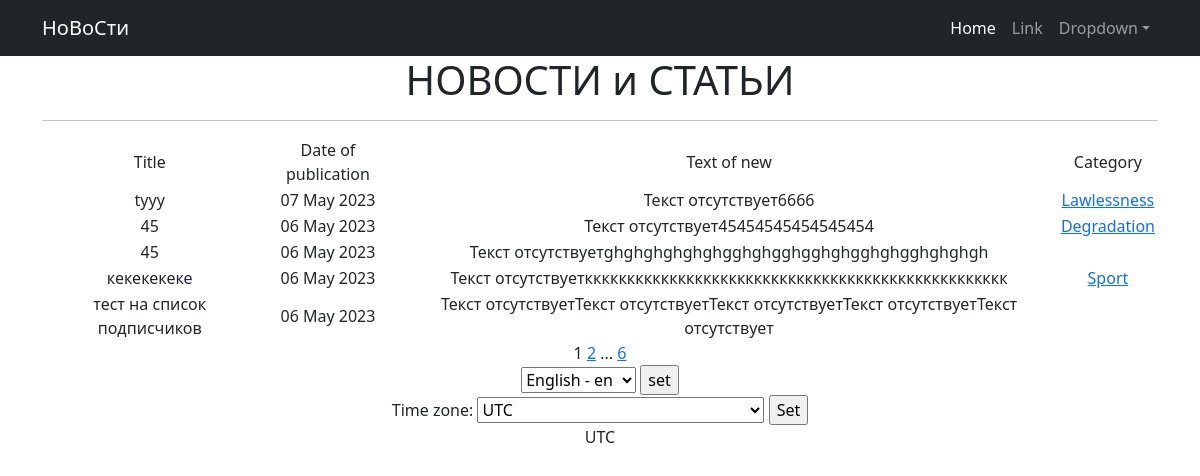
/post/, run on an earlier commit of the app's database.
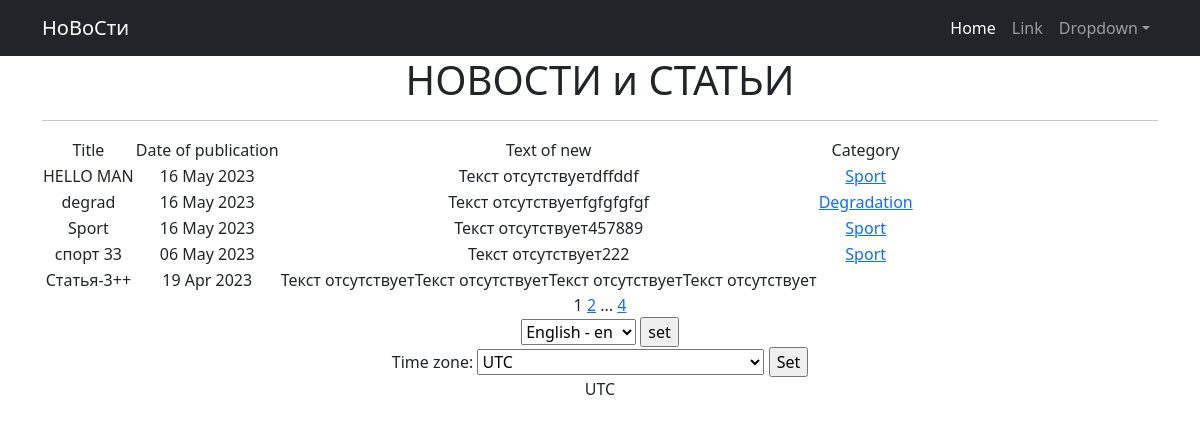
And on a later commit of the database.
### news_app/models.py (models this page shows, shortened)
class Post(models.Model):
    NEWS = 'NW'
    ARTICLE = 'AR'
    N_or_A = [(NEWS, 'Новость'), (ARTICLE, 'Статья')]
    title = models.CharField(max_length=128)
    author = models.ForeignKey('Author', on_delete=models.CASCADE)
    news_or_article = models.CharField(max_length=2, choices=N_or_A, default=NEWS)
    date_in = models.DateTimeField(auto_now_add=True)
    post_category = models.ManyToManyField(Category, through='PostCategory')
    text = models.TextField(default="Текст отсутствует")
    post_rating = models.SmallIntegerField(default=0)
    class Meta: # меняем в админке названия моделей на удобоваримый
        verbose_name = 'Пост'
        verbose_name_plural = 'Пост-ы'

class Category(models.Model):
    name_category = models.CharField(max_length=64, help_text=_('category name'), unique=True)
    subscribers = models.ManyToManyField(User, blank=True, null=True, related_name='categories') # делаем подписку
    def __str__(self): # теперь в БД во вкладке http://127.0.0.1:8000/admin/news_app/post/ названия категорий на понятном языке
        return self.name_category
    class Meta: # меняем в админке названия моделей на удобоваримый ru
        verbose_name = 'Категория'
        verbose_name_plural = 'Категории'

### news_app/views.py (the view, shortened to what this page needs)
# urls.py: path('', (NewsList.as_view()), name='news_list'),
class NewsList(ListView):
    model = Post
    ordering = '-date_in'
    template_name = 'news.html'
    context_object_name = 'news' #имя которое мы используем в шаблоне
    paginate_by = 5
    def get_context_data(self, **kwargs):
        context = super().get_context_data(**kwargs)
        context['curent_time'] = timezone.now()
        context['timezones'] = pytz.common_timezones # добавляем в контекст все доступные часовые пояса
        return context

### news_app/templatetags/custom_filters.py (called while the page is built)
@register.filter()
def censor(text):
    text_list = text.split()
    censored_text_list = []
    for word in text_list:
        clean_word = ''.join(s for s in word if s not in string.punctuation)
        if clean_word.lower() in bad_words:
            censored_word = clean_word[0] + (len(clean_word) - 2) * '*' + clean_word[-1]
            censored_text_list.append(word.replace(clean_word, censored_word))
        else:
            censored_text_list.append(word)
    return ' '.join(censored_text_list)

### news_app/templatetags/custom_tags.py (called while the page is built)
@register.simple_tag(takes_context=True)
def url_replace(context, **kwargs):
    d = context['request'].GET.copy() #позволяет скопировать все параметры текущего запроса.
    for k, v in kwargs.items():      #просто устанавливаем новые значения, которые нам передали при использовании тега
        d[k] = v
    return d.urlencode()

### templates/news.html (shortened to what this page needs)
<!DOCTYPE html>
{% extends 'flatpages/default.html' %}
{% load custom_filters %}
{% load custom_tags %}
{% load i18n %}
{% load tz %}
{% block content %}
   <h1>НОВОСТИ и СТАТЬИ</h1>
   <hr>
   {% if news %}
       <table>
           <tr>
               <td>{% trans 'Title' %}</td>
               <td>{% trans 'Date of publication' %}</td>
               <td>{% trans 'Text of new' %}</td>
               <td>{% trans 'Category' %}</td>
           </tr>
           {% for p in news %}
           <tr>
               <td>{{ p.title|censor }}</td>
               <td>{{ p.date_in|date:'d M Y' }}</td>
               <td>{{ p.text|censor|truncatechars:100 }}</td>
               <td>
                   {% for categ in p.post_category.all %}
                       <a href="{% url 'category_list' categ.id %}">{{ categ }}</a>
                   {% endfor %}
               </td>
               <td>
               </td>
           </tr>
           {% endfor %}
       </table>
   {% else %}
       <h2>Новостей нет!</h2>
   {% endif %}
   {{ page_obj.number }}
   {% if page_obj.has_next %}
       <a href="?{% url_replace page=page_obj.next_page_number %}">{{ page_obj.next_page_number }}</a>
       {% if paginator.num_pages != page_obj.next_page_number %}
           ...
           <a href="?{% url_replace page=page_obj.paginator.num_pages %}">{{ page_obj.paginator.num_pages }}</a>
       {% endif %}
   {% endif %}
    <form action="{% url 'set_language' %}" method="POST"> {% csrf_token %}
        {% get_current_language as LANGUAGE_CODE %}
        <select name="language" id="">
            {% get_available_languages as LANGUAGES %}
            {% get_language_info_list for LANGUAGES as languages %}
            {% for language in languages %}
                <option value="{{ language.code }}" {% if language.code == LANGUAGE_CODE %} selected {% endif %}>
                    {{ language.name_local }} - {{ language.code }}
                </option>
            {% endfor %}
        </select>
        <input type="submit" value="set">
    </form>
    {% get_current_timezone as TIME_ZONE %}
    <form action="" method="POST">
        <label for="timezone">Time zone:</label>
        <select name="timezone">
        {% for tz in timezones %}
            <option value="{{ tz }}"{% if tz == TIME_ZONE %} selected{% endif %}>{{ tz }}</option>
        {% endfor %}
        </select>
        <input type="submit" value="Set">
    </form>
    {{ TIME_ZONE }}
{% endblock content %}

What changed in the data, as far as the page shows it:
removed Post: title|censor "tyyy", date_in "07 May 2023", text|censor "Текст отсутствует6666"
no longer on this page (row unchanged): Category: name_category "Lawlessness", shown under "tyyy"
removed Post: title|censor "45", date_in "06 May 2023", text|censor "Текст отсутствует45454545454545454", Category (name_category "Degradation")
removed Post: title|censor "45", date_in "06 May 2023", text|censor "Текст отсутствуетghghghghghghgghghgghgghghgghghgghghghgh"
removed Post: title|censor "кекекекеке", date_in "06 May 2023", text|censor "Текст отсутствуеткккккккккккккккккккккккккккккккккккккккккккккккккк", Category (name_category "Sport")
removed Post: title|censor "тест на список подписчиков", date_in "06 May 2023", text|censor "Текст отсутствуетТекст отсутствуетТекст отсутствуетТекст отсутствуетТекст отсутствует"
added Post: title|censor "HELLO MAN", date_in "16 May 2023", text|censor "Текст отсутствуетdffddf", Category (name_category "Sport")
added Post: title|censor "degrad", date_in "16 May 2023", text|censor "Текст отсутствуетfgfgfgfgf", Category (name_category "Degradation")
added Post: title|censor "Sport", date_in "16 May 2023", text|censor "Текст отсутствует457889", Category (name_category "Sport")
now on this page (row unchanged): Post: title|censor "спорт 33", date_in "06 May 2023", text|censor "Текст отсутствует222", Category (name_category "Sport")
now on this page (row unchanged): Post: title|censor "Статья-3++", date_in "19 Apr 2023", text|censor "Текст отсутствуетТекст отсутствуетТекст отсутствуетТекст отсутствует"
Also different on the page:
{{ page_obj.paginator.num_pages }}: "6" → "4"
